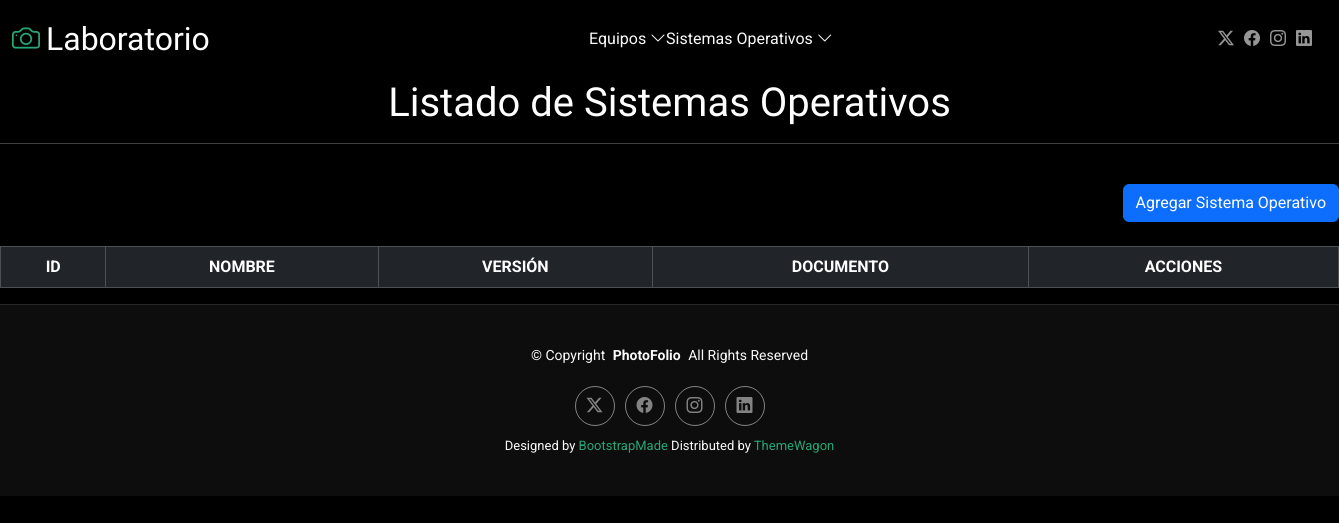
The app's page /listarSO, older data.
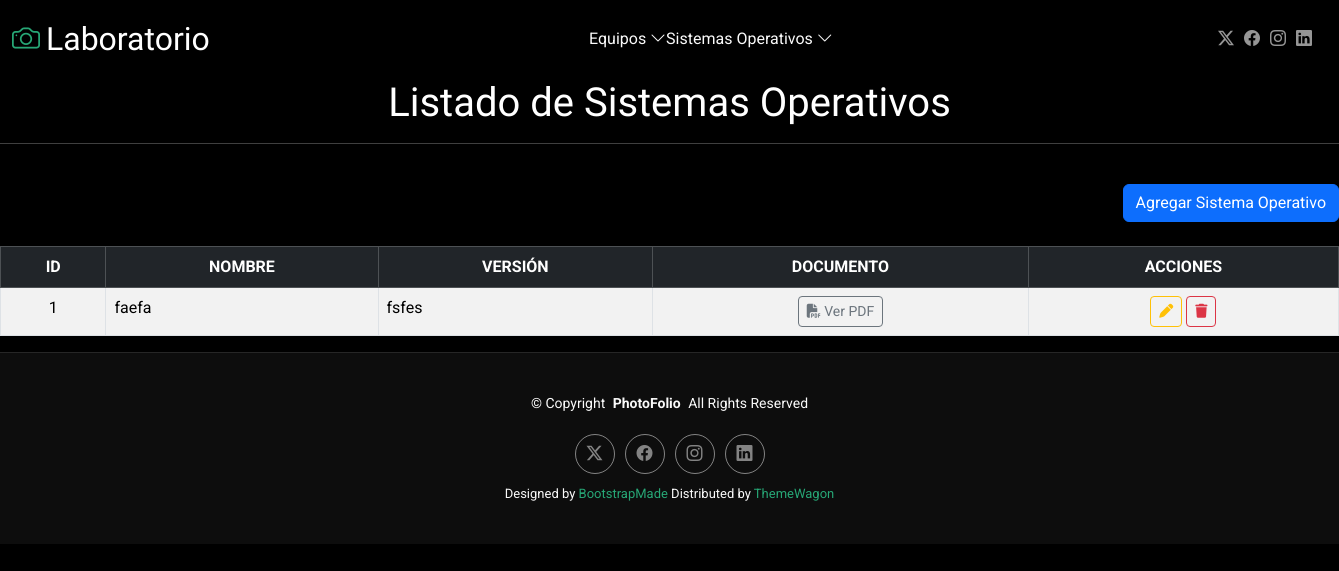
The same page, newer data.
### Aplicaciones/SistemaOperativo/models.py (models this page shows, shortened)
class SistemaOperativo(models.Model):
    nombre = models.CharField(max_length=100)
    version = models.CharField(max_length=50)
    documentacion = models.FileField(upload_to='documentos_so/', null=True, blank=True)

### Aplicaciones/SistemaOperativo/views.py (the view)
# urls.py: path('listarSO',views.inicio,name='listarSO'),
def inicio(request):
    sistemas_operativos = SistemaOperativo.objects.all()
    return render(request, "listarSO.html", {'sistemas_operativos': sistemas_operativos})

### Aplicaciones/SistemaOperativo/templates/listarSO.html (shortened to what this page needs)
{% extends 'plantilla.html' %}
{% load static %}
{% block body %}
<h1 class="text-center">Listado de Sistemas Operativos</h1>
<hr><br>
<div class="text-end">
  <a href="nuevoSO" class="btn btn-primary">Agregar Sistema Operativo</a>
</div>
<br>
<table class="table table-bordered table-striped table-hover" id="tbl_so">
  <thead class="table-dark text-center">
    <tr>
      <th>ID</th>
      <th>NOMBRE</th>
      <th>VERSIÓN</th>
      <th>DOCUMENTO</th>
      <th>ACCIONES</th>
    </tr>
  </thead>
  <tbody>
    {% for so in sistemas_operativos %}
    <tr>
      <td class="text-center">{{ so.id }}</td>
      <td>{{ so.nombre }}</td>
      <td>{{ so.version }}</td>
      <td class="text-center">
        {% if so.documentacion %}
          <a class="btn btn-sm btn-outline-secondary" href="{{ so.documentacion.url }}" target="_blank">
            <i class="fa fa-file-pdf"></i> Ver PDF
          </a>
        {% else %}
          <span class="text-muted">Sin PDF</span>
        {% endif %}
      </td>
      <td class="text-center">
        <a class="btn btn-sm btn-outline-warning" href="editarSO/{{so.id}}">
          <i class="fa fa-pen"></i>
        </a>
        <button class="btn btn-sm btn-outline-danger" onclick="eliminarSO('{{ so.id }}')">
          <i class="fa fa-trash"></i>
        </button>
      </td>
    </tr>
    {% endfor %}
  </tbody>
</table>
{% endblock %}

Row changes from the older to the newer data that the page shows:
added SistemaOperativo: id "1", nombre "faefa", version "fsfes"
